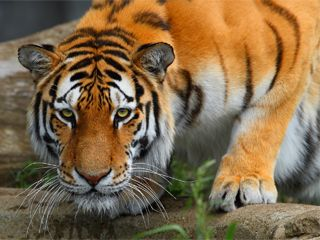
#> input picture dataset/tiger_320x240.ppm, 320 x 240 px
$ jupyter execute conv_ref.ipynb
#> lines starting #> are read from the running program, lines starting #| are printed output that depends on the picture; long printed decimals are rounded
[cell 1]
import matplotlib.pyplot as plt
import cv2
import numpy as np

PART I - Transforming an image from color to grayscale

[cell 2]
filename = '../dataset/tiger_320x240.ppm'
img = cv2.imread(filename)
#> img is the input picture: shape (240, 320, 3); mean B, G, R 74.5, 105.7, 129.6
img = cv2.cvtColor(img,cv2.COLOR_BGR2RGB)

r_img = img[:, :, 0]
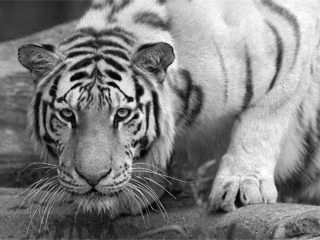
#> r_img: shape (240, 320); min 0, max 255, mean 129.6
g_img = img[:, :, 1]
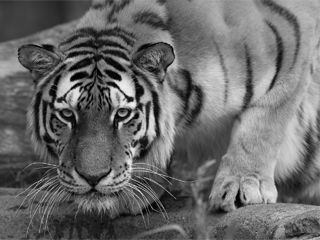
#> g_img: shape (240, 320); min 0, max 253, mean 105.7
b_img = img[:, :, 2]
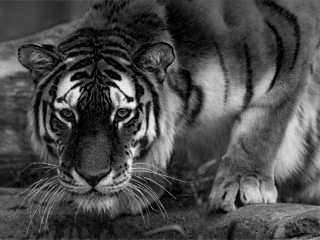
#> b_img: shape (240, 320); min 0, max 255, mean 74.5

gamma = 1.400  # a parameter
r_const, g_const, b_const = 0.2126, 0.7152, 0.0722  # weights for the RGB components respectively
grayscale_image = r_const * r_img ** gamma + g_const * g_img ** gamma + b_const * b_img ** gamma
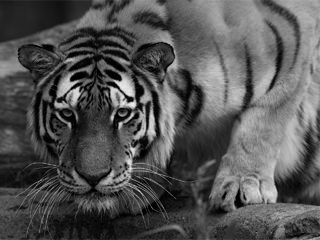
#> grayscale_image: shape (240, 320) float64; min 0, max 2296.9, mean 756.9; drawn with min black and max white
print(f"grayscale[0,0]: {grayscale_image[0,0]}")
#| grayscale[0,0]: 325.989

fig, axes = plt.subplots(1, 2, figsize=(12, 5))
axes[0].imshow(img)
axes[0].set_title("Image originale")
axes[0].axis('on')

display_img = grayscale_image.copy()
display_img = ((display_img - display_img.min()) / (display_img.max() - display_img.min()) * 255).astype(np.uint8)
axes[1].imshow(display_img, cmap=plt.get_cmap('gray'))
axes[1].set_title("Image en niveaux de gris")
axes[1].axis('on')
print(f"grayscale_display[0,0]: {display_img[0,0]}")
#| grayscale_display[0,0]: 36

plt.tight_layout()
plt.show()

PART II - Applying the Sobel operator

[cell 3]
"""
The kernels Gx and Gy can be thought of as a differential operation in the "input_image" array in the directions x and y
respectively. These kernels are represented by the following matrices:
      _               _                   _                _
     |                 |                 |                  |
     | 1.0   0.0  -1.0 |                 |  1.0   2.0   1.0 |
Gx = | 2.0   0.0  -2.0 |    and     Gy = |  0.0   0.0   0.0 |
     | 1.0   0.0  -1.0 |                 | -1.0  -2.0  -1.0 |
     |_               _|                 |_                _|
"""

import numpy as np
import matplotlib.pyplot as plt

# Here we define the matrices associated with the Sobel filter
Gx = np.array([[1.0, 0.0, -1.0], [2.0, 0.0, -2.0], [1.0, 0.0, -1.0]])
Gy = np.array([[1.0, 2.0, 1.0], [0.0, 0.0, 0.0], [-1.0, -2.0, -1.0]])
[rows, columns] = np.shape(grayscale_image)  # we need to know the shape of the input grayscale image
#> rows = 240; columns = 320

# Initialize output image
sobel_filtered_image = np.zeros(shape=(rows, columns))

# Now we "sweep" the image in both x and y directions and compute the output
for i in range(rows - 2):
    for j in range(columns - 2):
        gx = np.sum(np.multiply(Gx, grayscale_image[i:i + 3, j:j + 3]))  # x direction
        gy = np.sum(np.multiply(Gy, grayscale_image[i:i + 3, j:j + 3]))  # y direction

        # Hardware-friendly approximation: |Gx| + |Gy| (no square root)
        sobel_filtered_image[i + 1, j + 1] = np.abs(gx) + np.abs(gy)
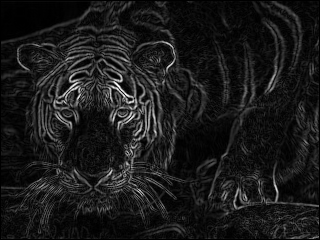
#> sobel_filtered_image: shape (240, 320) float64; min 0, max 10133.3, mean 1047.9; drawn with min black and max white

# Normalize for display (0-255 range)
if sobel_filtered_image.max() > sobel_filtered_image.min():
    display_img = ((sobel_filtered_image - sobel_filtered_image.min()) /
                   (sobel_filtered_image.max() - sobel_filtered_image.min()) * 255).astype(np.uint8)
else:
    display_img = np.zeros_like(sobel_filtered_image, dtype=np.uint8)

# Display results
fig, axes = plt.subplots(1, 2, figsize=(12, 5))
ax1, ax2 = axes[0], axes[1]

# Original image
ax1.imshow(img)
ax1.set_title("Image originale")
ax1.axis('on')

# Sobel filtered image with hardware-friendly approximation
ax2.imshow(display_img, cmap='gray')
ax2.set_title("Sobel\n|Gx| + |Gy| approximation")
ax2.axis('on')

plt.tight_layout()
plt.show()

$ run again, with dataset/1_shooting_brake_s_000973.ppm copied over dataset/tiger_320x240.ppm
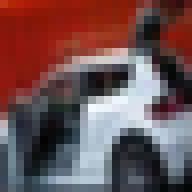
#> input picture dataset/1_shooting_brake_s_000973.ppm, 24 x 24 px (shown 8 times larger)
#> img is the input picture: shape (24, 24, 3); mean B, G, R 82, 80.6, 109.9
#> `grayscale_image = r_const * r_img ** gamma + g_const * g_img ** gamma ..`:
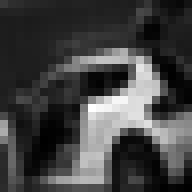
#> grayscale_image: shape (24, 24) float64 (shown 8 times larger); min 4.82, max 2267.9, mean 597.9; drawn with min black and max white
#| grayscale[0,0]: 515.940
#| grayscale_display[0,0]: 57
#> after the loop `for i in range(rows - 2):`:
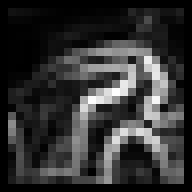
#> sobel_filtered_image: shape (24, 24) float64 (shown 8 times larger); min 0, max 10515.8, mean 2074.3; drawn with min black and max white

$ run again, with dataset/1_wagon_s_002806.ppm copied over dataset/tiger_320x240.ppm
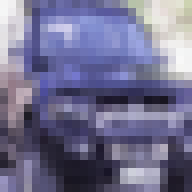
#> input picture dataset/1_wagon_s_002806.ppm, 24 x 24 px (shown 8 times larger)
#> img is the input picture: shape (24, 24, 3); mean B, G, R 144.1, 112.5, 114.2
#| grayscale[0,0]: 2212.241
#| grayscale_display[0,0]: 250
#> `plt.show()`:
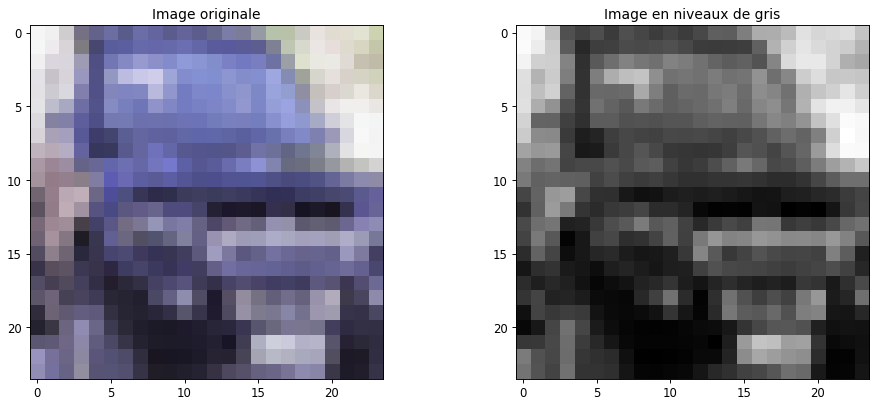
#> figure drawn by matplotlib, 2 panels
#> after the loop `for i in range(rows - 2):`:
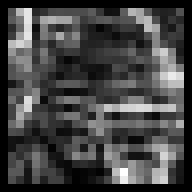
#> sobel_filtered_image: shape (24, 24) float64 (shown 8 times larger); min 0, max 6766.2, mean 1825.7; drawn with min black and max white
